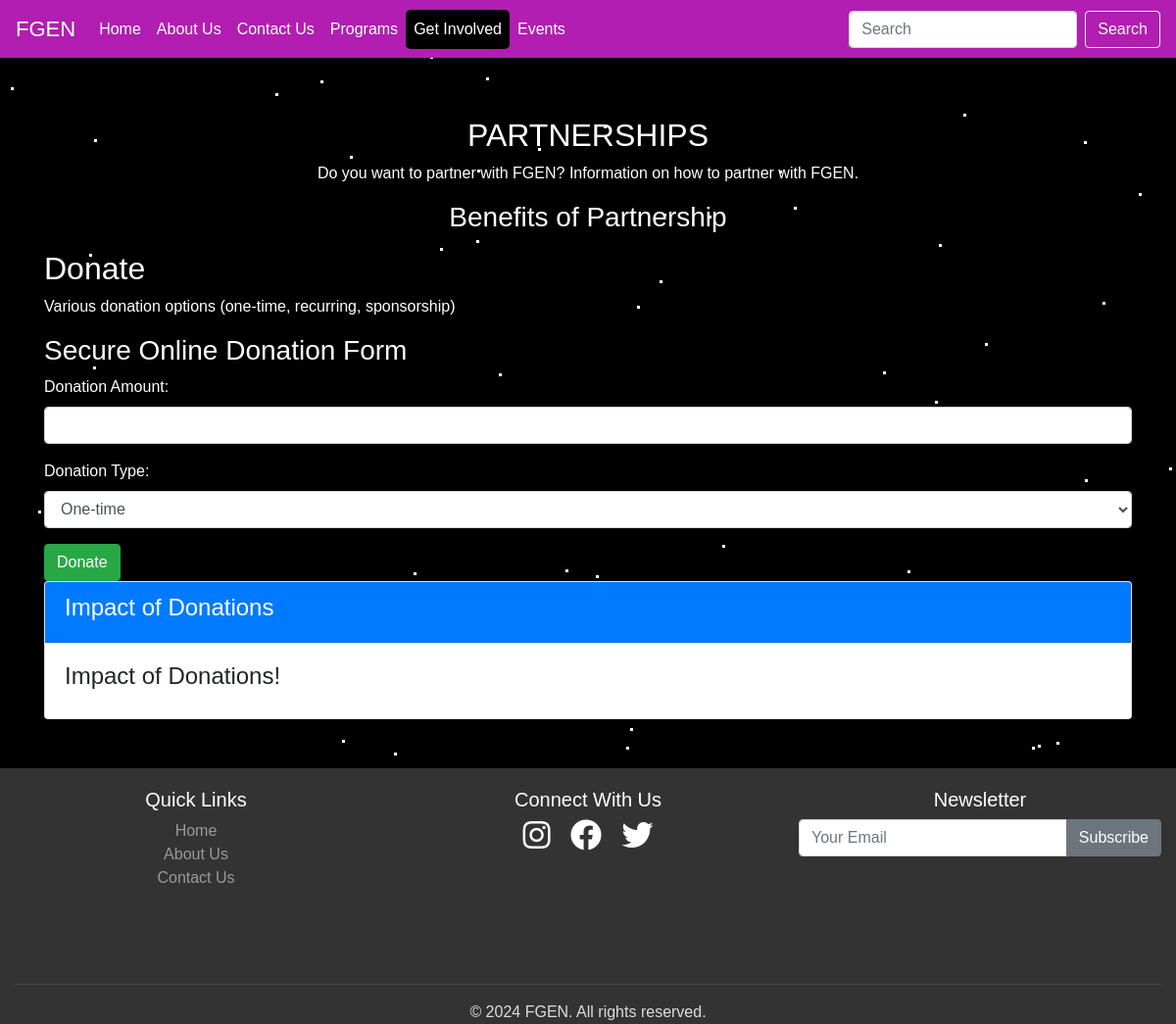
/involved/, run on an earlier commit of the app's database.
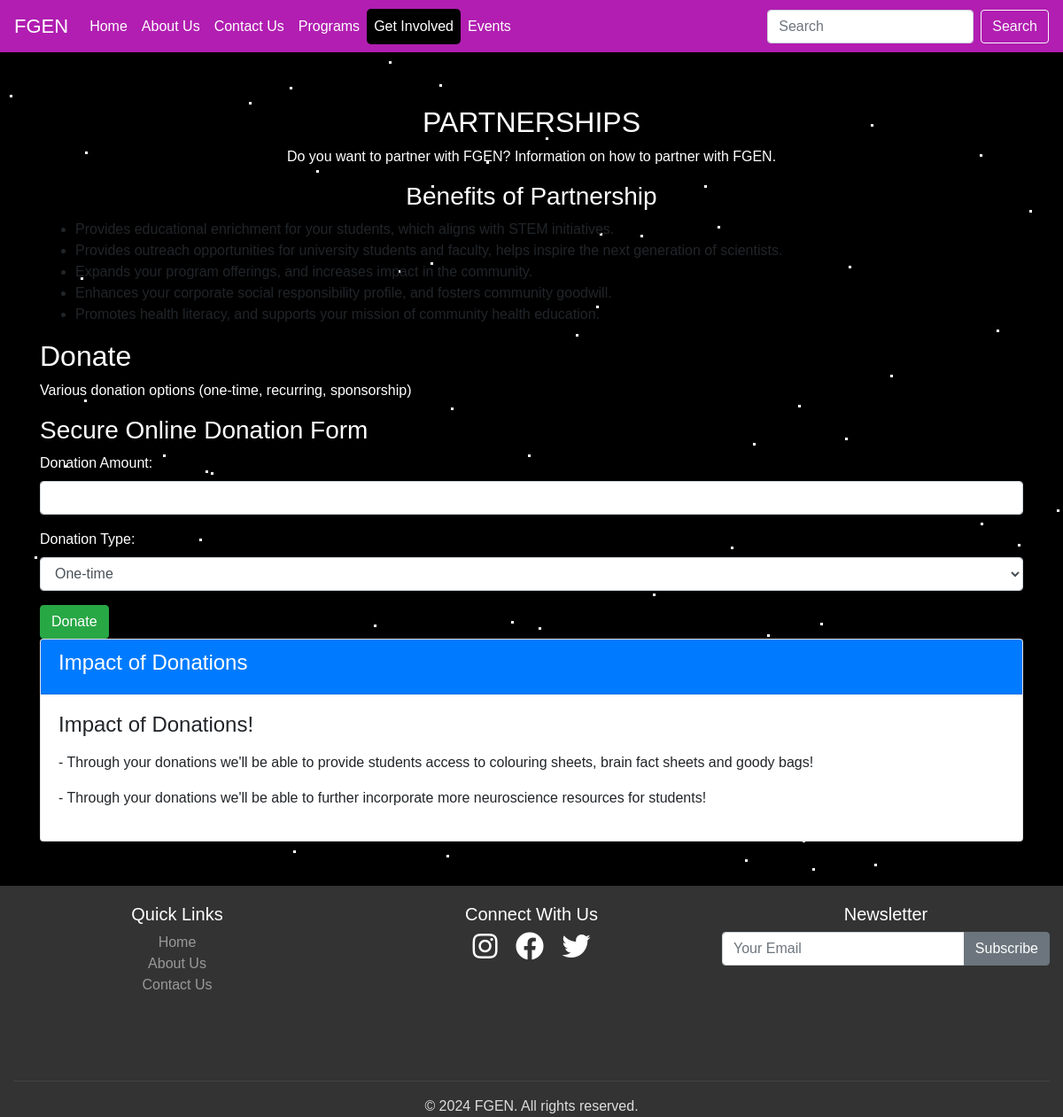
And on a later commit of the database.
### new_App/models.py (models this page shows, shortened)
class WebData(models.Model):
    page_name = models.CharField(max_length=255)
    title = models.CharField(max_length=200)
    description_text = models.TextField()
    created_At = models.DateTimeField(default=timezone.now)

### new_App/views.py (the view, shortened to what this page needs)
# urls.py: path('involved/', views.getinvolved_page, name='get_involved'),
def getinvolved_page(request):
    stripe.api_key = settings.STRIPE_SECRET_KEY_TEST
    benefit_data = WebData.objects.filter(page_name = 'GetInvolved')
    impact_data = WebData.objects.filter(page_name = 'GetInvolved_Impact')
    context = {
        'benefit_data':benefit_data,
        'impact_data':impact_data,
        'active_page': 'getinvolved'
    }
    return render(request, 'getinvolved.html', context)

### new_App/templates/getinvolved.html (shortened to what this page needs)
{% extends 'base.html' %}
{% load static %}
{% block content %}
   <div class="container container-getinvolved">
    <div class="row">
      <div class="col-md-12 col-sm-12 col-lg-12">
          <h2 class="text-center text-white">PARTNERSHIPS</h2>
          <p class="text-center text-white">Do you want to partner with FGEN? Information on how to partner with FGEN.</p>
          <h3 class="text-center text-white">Benefits of Partnership</h3>
          <ul class="benefits-list">
              {% for b in benefit_data %}
                  <li class="benefit-item">{{ b.description_text }}</li>
              {% endfor %}
          </ul>
      </div>
  </div>
    <div class="row text-white">
      <div class="col-md-12 col-sm-12 col-lg-12">
        <h2>Donate</h2>
        <p>Various donation options (one-time, recurring, sponsorship)</p>
        <h3>Secure Online Donation Form</h3>
        <form enctype="multipart/form-data" method="post" action="{% url 'get_involved' %}">
          <div class="form-group">
            <label for="donationAmount">Donation Amount:</label>
            <input type="number" class="form-control" id="donationAmount" name="donation_amount">
          </div>
          <div class="form-group">
            <label for="donationType">Donation Type:</label>
            <select class="form-control" id="donationType" name="donation_type">
              <option value="one_time">One-time</option>
            </select>
          </div>
          <button type="submit" class="btn btn-success btn-success-getinvolved">Donate</button>
        </form>
      </div>
    </div>
    <div class="row text-black">
      <div class="col-md-12 col-sm-12 col-lg-12">
        <div class="card impact-card">
          <div class="card-header bg-primary text-white">
              <h4>Impact of Donations</h4>
          </div>
          <div class="card-body text-black">
              <h4>Impact of Donations!</h4>
              {% for i in impact_data %}
              <div class="example mt-3">
                  <p> - {{i.description_text}}</p>
              </div>
              {% endfor %}
          </div>
      </div>
      </div>
    </div>
  </div>
</div>
{% endblock %}

### new_App/templates/base.html (shortened to what this page needs)
{% load static %}
<!DOCTYPE html>
<html lang="en">
<head>
    <link rel="stylesheet" href="https://stackpath.bootstrapcdn.com/bootstrap/4.5.2/css/bootstrap.min.css">
    <link rel="stylesheet" href="https://cdnjs.cloudflare.com/ajax/libs/font-awesome/5.15.4/css/all.min.css">
    <link rel="stylesheet" href="{% static 'assets/css/style.css' %}">
</head>
<body>
    <nav class="navbar navbar-expand-lg navbar-fixed-top navbar-dark bg-purple">
        <a class="navbar-brand" href="{% url 'home' %}" style="font-size:22px;">FGEN</a>
        <div class="collapse navbar-collapse" id="navbarNav">
            <ul class="navbar-nav mr-auto">
                <li class="nav-item">
                    <a class="{% if active_page == 'home' %}active{% endif %} nav-link" href="{% url 'home' %}">Home</a>
                </li>
                <li class="nav-item">
                    <a class="nav-link {% if active_page == 'about' %}active{% endif %}" href="{% url 'about_us' %}">About Us</a>
                </li>
                <li class="nav-item">
                    <a class="nav-link {% if active_page == 'contact' %}active{% endif %}" href="{% url 'contact_us' %}">Contact Us</a>
                </li>
                <li class="nav-item">
                    <a class="nav-link {% if active_page == 'programs' %}active{% endif %}" href="{% url 'programs' %}">Programs</a>
                </li>
                <li class="nav-item">
                    <a class="nav-link {% if active_page == 'getinvolved' %}active{% endif %}" href="{% url 'get_involved' %}">Get Involved</a>
                </li>
                <li class="nav-item">
                    <a class="nav-link {% if active_page == 'events' %}active{% endif %}" href="{% url 'events' %}">Events</a>
                </li>
            </ul>
            <form class="form-inline my-2 my-lg-0">
                <input class="form-control mr-sm-2" type="search" placeholder="Search" aria-label="Search">
                <button class="btn btn-outline-light my-2 my-sm-0" type="submit">Search</button>
            </form>
        </div>
    </nav>
    <div class="main-content">
        {% block content %}
        {% endblock %}
    <footer class="footer">
        <div class="container text-center">
            <div class="row">
                <div class="col-md-4 col-lg-4 col-sm-6">
                    <h5>Quick Links</h5>
                    <ul class="list-unstyled">
                        <li><a href="{% url 'home' %}" class="text-white-50">Home</a></li>
                        <li><a href="{% url 'about_us' %}" class="text-white-50">About Us</a></li>
                        <li><a href="{% url 'contact_us' %}" class="text-white-50">Contact Us</a></li>
                    </ul>
                </div>
                <div class="col-md-4 col-lg-4 col-sm-6">
                    <h5>Connect With Us</h5>
                    <div class="social-icons mb-3">
                        <a href="#" class="social-icon text-white mr-3"><i class="fab fa-instagram fa-2x"></i></a>
                        <a href="#" class="social-icon text-white mr-3"><i class="fab fa-facebook fa-2x"></i></a>
                        <a href="#" class="social-icon text-white"><i class="fab fa-twitter fa-2x"></i></a>
                    </div>
                </div>
                <div class="col-md-4 col-lg-4 col-sm-12">
                    <h5>Newsletter</h5>
                    <form method="POST" action="{% url 'newsletter_signup' %}">
                        <div class="input-group">
                            <input type="email" class="form-control" name="email" placeholder="Your Email" required value="{{ form.email.value }}">
                            <div class="input-group-append">
                                <button class="btn btn-secondary" type="submit">Subscribe</button>
                            </div>
                        </div>
                    </form>
                </div>
            </div>
            <hr class="bg-secondary">
            <p class="mb-0">&copy; {% now "Y" %} FGEN. All rights reserved.</p>
        </div>
    </footer>
</body>
</html>

### staticfiles/assets/css/style.css (style rules this page uses)
body { font-family: Arial, sans-serif; background-color: #f8f9fa; display: flex; min-height: 100vh; flex-direction: column; padding-bottom: 130px; }
.navbar { background-color: rgb(177, 30, 177); color: #ffffff; }
.navbar-dark .navbar-nav .nav-link { color: #ffffff; font-weight: normal; border-radius: 5px; transition: all 0.3s ease; }
.active { font-weight: bold; background-color: black; color: white; border-radius: 5px; }
.main-content { flex: 1; margin-top:60px; }
.footer { background-color: #000; color: #fff; text-align: center; padding: 10px; width: 100%; position: fixed; bottom: 0; }
a { text-decoration: none; background-color: transparent; }

What changed in the data, as far as the page shows it:
added WebData: description_text "Provides educational enrichment for your students, which aligns with STEM initiatives.", shown under "Benefits of Partnership"
added WebData: description_text "Provides outreach opportunities for university students and faculty, helps inspire the next generation of scientists.", shown under "Benefits of Partnership"
added WebData: description_text "Expands your program offerings, and increases impact in the community.", shown under "Benefits of Partnership"
added WebData: description_text "Enhances your corporate social responsibility profile, and fosters community goodwill.", shown under "Benefits of Partnership"
added WebData: description_text "Through your donations we'll be able to provide students access to colouring sheets, brain fact sheets and goody bags!", shown under "Impact of Donations!"
added WebData: description_text "Through your donations we'll be able to further incorporate more neuroscience resources for students!", shown under "Impact of Donations!"
